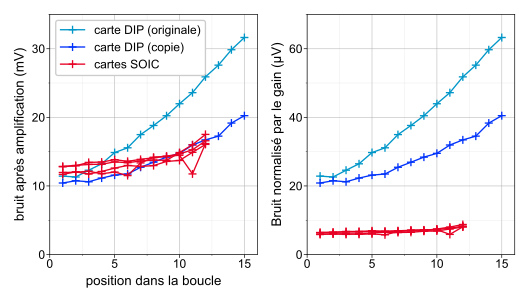

Here is the Python script that generated this plot:
## Imports
# Science
import matplotlib.pyplot as plt
import numpy as np
import scipy.io as scio
from scipy import interpolate
import matplotlib as mpl
from matplotlib.ticker import (MultipleLocator, AutoMinorLocator)


main_folder = 'E:/manuscrit_these/'
main_folder = '../'

with open(main_folder + "parameters.py", 'r') as f:
        exec(f.read())

# # custom file
# try :
#     from Python_DAQ import *
# except :
#     from DAQ_Python.Python_DAQ import *
#
# with open(main_folder + "parameters.py", 'r') as f:
#         exec(f.read())
#


### load data : set up the loading
# main folder
#loc_folder_1="E:/2023-2024/2023-12-18-JPBox/"
#loc_folder_2="E:/2023-2024/2023-07-11-manips-10-voies/manip_14/"

loc_folder_1=main_folder + "data_for_figures/noise_gages/jpbox/"
loc_folder_2=main_folder + "data_for_figures/noise_gages/jerubox/"

loc_file="event-001.npy"
roll_smooth=1
start=0


##

fast1=1000*np.load(loc_folder_1+loc_file)


fast_time1=np.arange(0,len(fast1))
fast1=smooth(fast1, n=roll_smooth)
fast_time1=smooth(fast_time1, n=roll_smooth)

fast2=1000*np.load(loc_folder_2+loc_file)
fast_time2=np.arange(0,len(fast2))

fast2=smooth(fast2, n=roll_smooth)
fast_time2=smooth(fast_time2, n=roll_smooth)

test1=(fast1.T-np.mean(fast1,axis=-1)).T
test2=(fast2.T-np.mean(fast2,axis=-1)).T

fast1=test1
fast2=test2


##

std2_1=np.std(fast2[0:15],axis=-1)
std2_2=np.std(fast2[16:31],axis=-1)
std1_1=np.std(fast1[0:12],axis=-1)
std1_2=np.std(fast1[[12,13,14,16,17,18,19,20,21,22,23,24]],axis=-1)
std1_3=np.std(fast1[[25,26,27,28,29,30,32,33,34,35,36,37]],axis=-1)
std1_4=np.std(fast1[[38,39,40,41,42,43,44,45,46,48,49,50]],axis=-1)



##

fig, axes=plt.subplots(1,2,sharex=True)
fig.set_size_inches(size_test_JPBox)

x1=np.arange(1,13,1)
x2=np.arange(1,16,1)

axes[0].plot(x2,std2_2,c=(0,150/255,200/255),label="carte DIP (originale)",marker="+")
axes[0].plot(x2,std2_1,c=(0,50/255,250/255),label="carte DIP (copie)",marker="+")
axes[0].plot(x1,std1_1[::-1],c=(230/255,0,35/255),label='cartes SOIC',marker="+")
axes[0].plot(x1,std1_2[::-1],c=(230/255,0,35/255),marker="+")
axes[0].plot(x1,std1_3[::-1],c=(230/255,0,35/255),marker="+")
axes[0].plot(x1,std1_4[::-1],c=(230/255,0,35/255),marker="+")




axes[0].set_xlabel("position dans la boucle")

axes[0].set_ylabel("bruit après amplification (mV)")

axes[0].legend(facecolor = (1,1,1,1),framealpha=1)


axes[1].plot(x2,1000*std2_2/500,c=(0,150/255,200/255),label="Jeru",marker="+")
axes[1].plot(x2,1000*std2_1/500,c=(0,50/255,250/255),label="Copie Jeru",marker="+")
axes[1].plot(x1,1000*std1_1[::-1]/2000,c=(230/255,0,35/255),label='JPBox',marker="+")
axes[1].plot(x1,1000*std1_2[::-1]/2000,c=(230/255,0,35/255),marker="+")
axes[1].plot(x1,1000*std1_3[::-1]/2000,c=(230/255,0,35/255),marker="+")
axes[1].plot(x1,1000*std1_4[::-1]/2000,c=(230/255,0,35/255),marker="+")

axes[1].set_ylabel("Bruit normalisé par le gain (µV)")




axes[0].set_ylim([0,35])
axes[0].set_xlim([0,16])
axes[1].set_ylim([0,1000*35/500])


axes[0].yaxis.set_major_locator(MultipleLocator(10))
axes[0].yaxis.set_minor_locator(MultipleLocator(5))
axes[1].yaxis.set_major_locator(MultipleLocator(20))
axes[1].yaxis.set_minor_locator(MultipleLocator(10))

axes[0].xaxis.set_major_locator(MultipleLocator(5))
axes[0].xaxis.set_minor_locator(MultipleLocator(2.5))

set_grid(axes)
fig.tight_layout()





###

plt.savefig(main_folder + "Figures_chap_exp/test_JPBox_fast.png",dpi=1200)
plt.savefig(main_folder + "Figures_chap_exp/test_JPBox_fast.pdf")
plt.savefig(main_folder + "Figures_chap_exp/test_JPBox_fast.svg")
plt.close()













